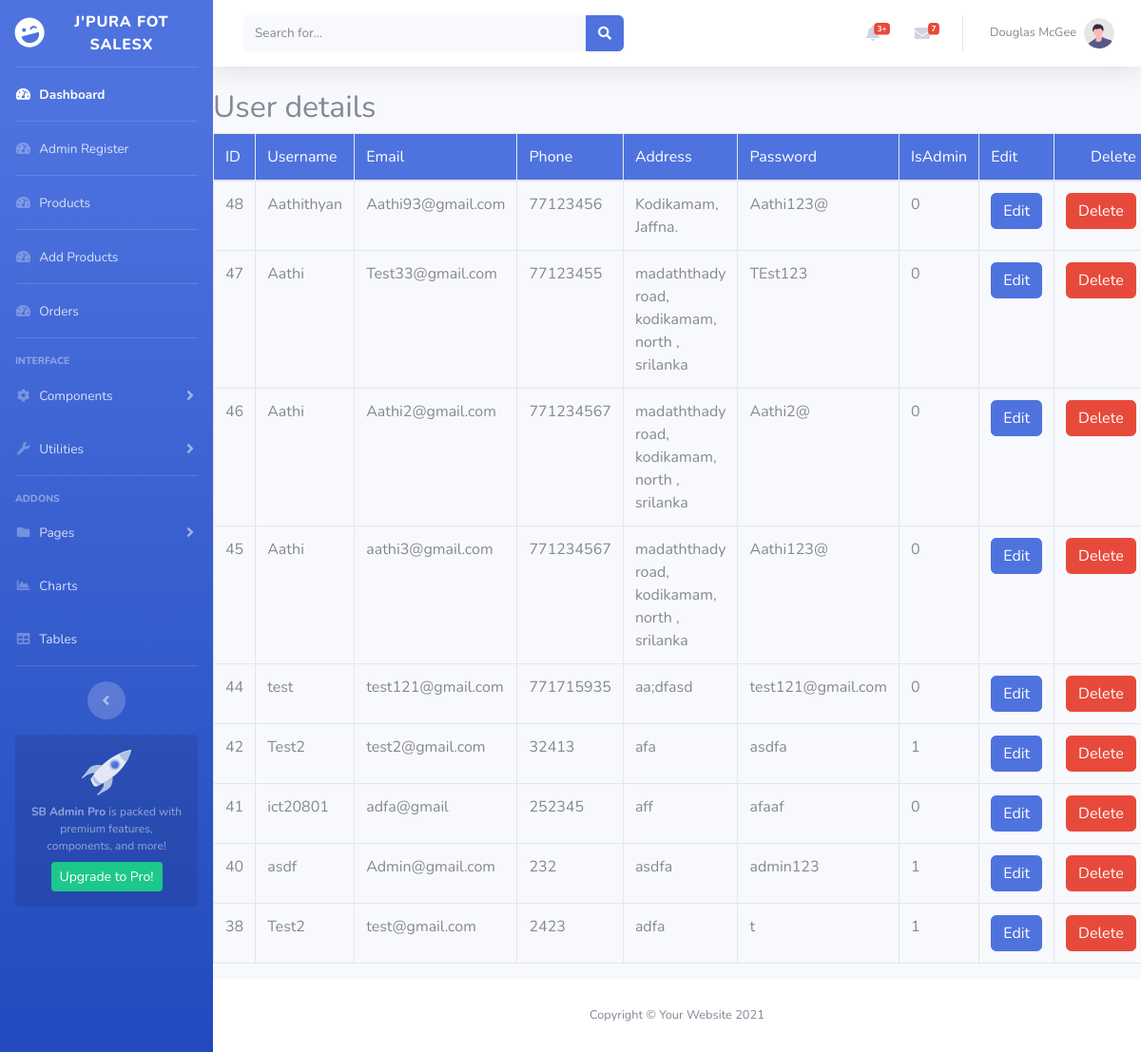
The page /Admin/index.php (signed in) on the database its author committed.
### tables this page shows
CREATE TABLE `User` (
  `UserId` int(11) NOT NULL,
  `UserName` varchar(255) NOT NULL,
  `Email` varchar(255) NOT NULL,
  `PhoneNo` int(11) NOT NULL,
  `Address` varchar(255) NOT NULL,
  `Password` varchar(255) NOT NULL,
  `IsAdmin` tinyint(1) NOT NULL
);

### Admin/index.php (the view, shortened to what this page needs)
<?php
    include "components/header.php";
?>
<div>
    <h2>User details</h2>
    <table class="table table-bordered">
        <thead>
            <tr>
            <th scope="col">ID</th>
            <th scope="col">Username</th>
            <th scope="col">Email</th>
            <th scope="col">Phone</th>
            <th scope="col">Address</th>
            <th scope="col">Password</th>
            <th scope="col">IsAdmin</th>
            <th scope="col">Edit</th>
            <th scope="col">Delete</th>
            </tr>
        </thead>
        <tbody>
            <?php
                $sql1 = "SELECT * FROM User ORDER BY UserId DESC";
                $result = mysqli_query($conn, $sql1);
                if(mysqli_num_rows($result) > 0){
                    while($row = mysqli_fetch_assoc($result)){
                        echo "<tr><td>".$row["UserId"]."</td>"."<td>".$row["UserName"]."</td>"."<td>".$row["Email"]."</td>"."<td>".$row["PhoneNo"]."</td>"."<td>".$row["Address"]."</td>"."<td>".$row["Password"]."</td>"."<td>".$row["IsAdmin"]."</td>".'';
            ?>
                    <td><a href="user.php?uid=<?php echo $row["UserId"]; ?>" class="btn btn-primary">Edit</a></td>
                    <td><a href="index.php?delete=<?php echo $row["UserId"]; ?>" class="btn btn-danger">Delete</a></td>
                </tr>
            <?php
                    }
                }
            ?>
        </tbody>
    </table>
</div>
<?php
    include "components/footer.php"
?>

### Admin/css/style.css (style rules this page uses)
table { width: 100%; border-collapse: collapse; }
th { text-align: left; padding: 5px; color: white; background: #4E73DE; font-weight: normal; }
td { padding: 10px 5px; }
td a { color: #4E73DE; ffont-size: 12px; }
td:last-child { text-align: right; }
th:last-child { text-align: right; }

### rows shown on the page
user: UserId "48", UserName "Aathithyan", Email "Aathi93@gmail.com", PhoneNo "77123456", Address "Kodikamam, Jaffna.", Password "Aathi123@", IsAdmin "0"
user: UserId "47", UserName "Aathi", Email "Test33@gmail.com", PhoneNo "77123455", Address "madaththady road, kodikamam, north , srilanka", Password "TEst123", IsAdmin "0"
user: UserId "46", UserName "Aathi", Email "Aathi2@gmail.com", PhoneNo "771234567", Address "madaththady road, kodikamam, north , srilanka", Password "Aathi2@", IsAdmin "0"
user: UserId "45", UserName "Aathi", Email "aathi3@gmail.com", PhoneNo "771234567", Address "madaththady road, kodikamam, north , srilanka", Password "Aathi123@", IsAdmin "0"
user: UserId "44", UserName "test", Email "test121@gmail.com", PhoneNo "771715935", Address "aa;dfasd", Password "test121@gmail.com", IsAdmin "0"
user: UserId "42", UserName "Test2", Email "test2@gmail.com", PhoneNo "32413", Address "afa", Password "asdfa", IsAdmin "1"
user: UserId "41", UserName "ict20801", Email "adfa@gmail", PhoneNo "252345", Address "aff", Password "afaaf", IsAdmin "0"
user: UserId "40", UserName "asdf", Email "Admin@gmail.com", PhoneNo "232", Address "asdfa", Password "admin123", IsAdmin "1"
user: UserId "38", UserName "Test2", Email "test@gmail.com", PhoneNo "2423", Address "adfa", Password "t", IsAdmin "1"
